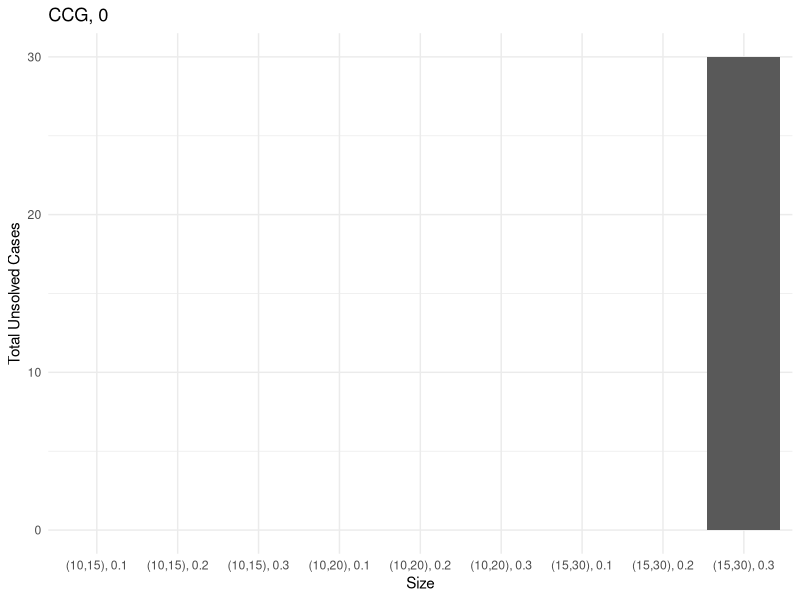
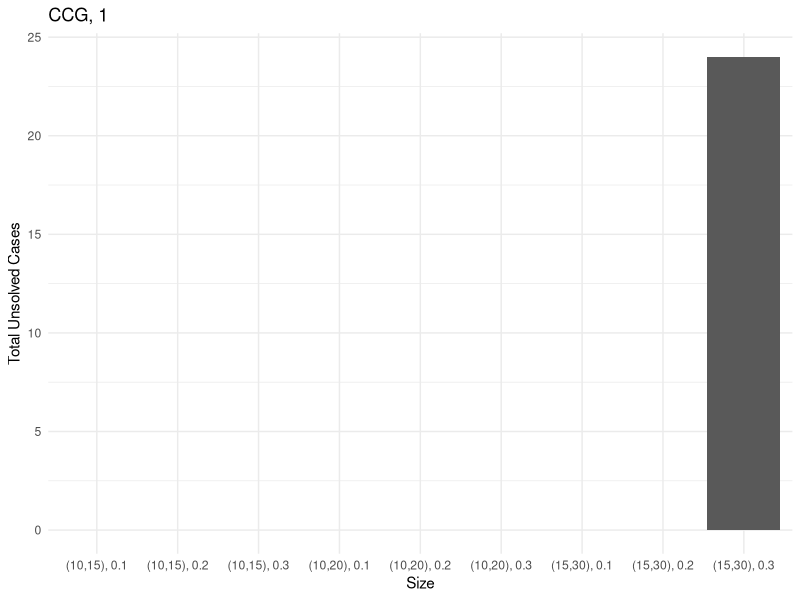
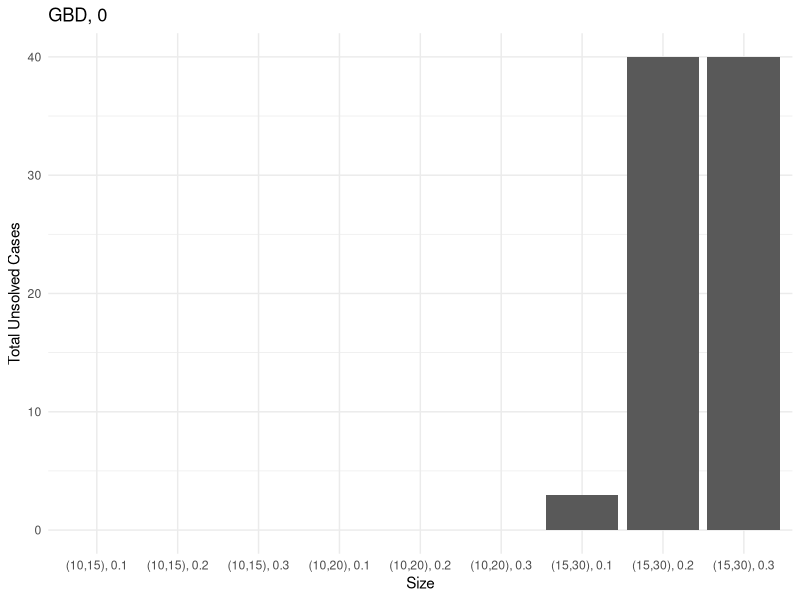
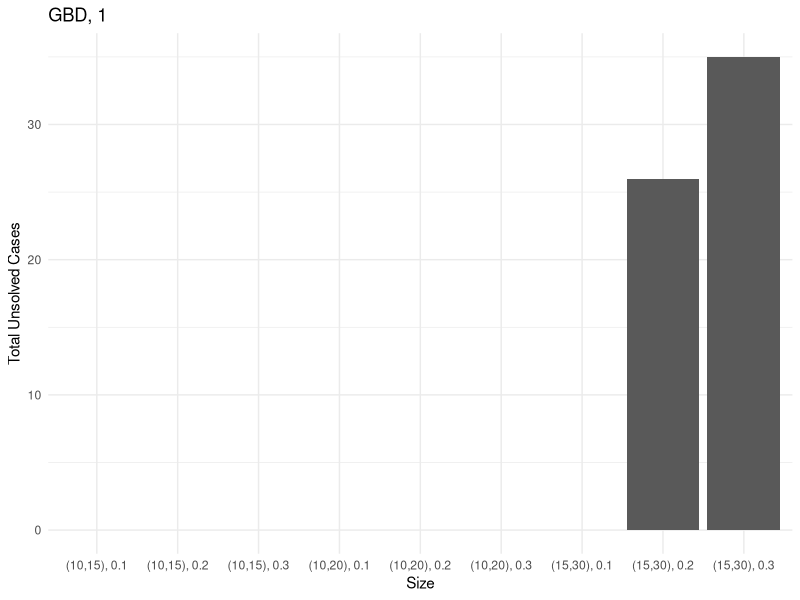
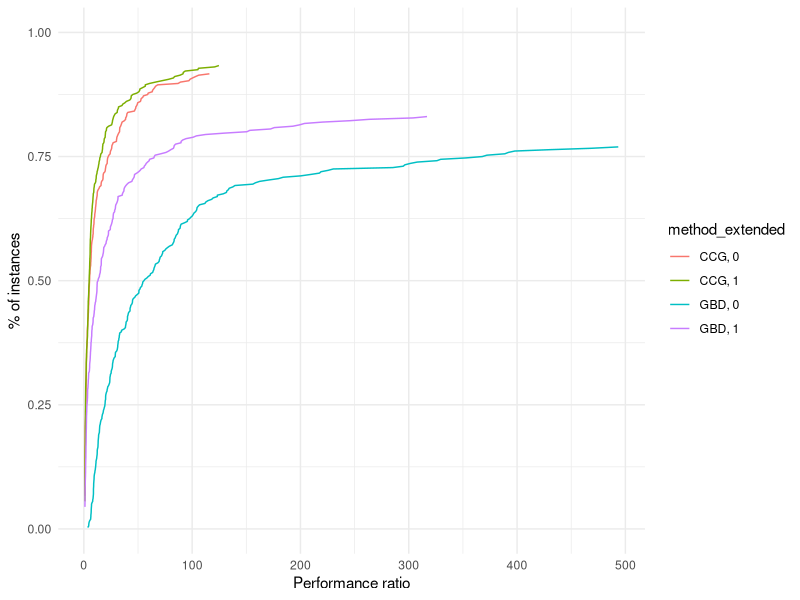
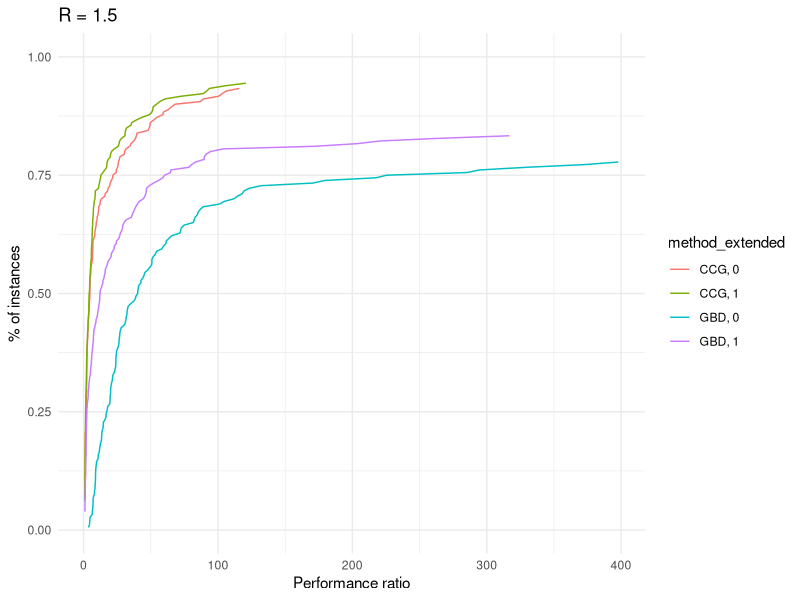
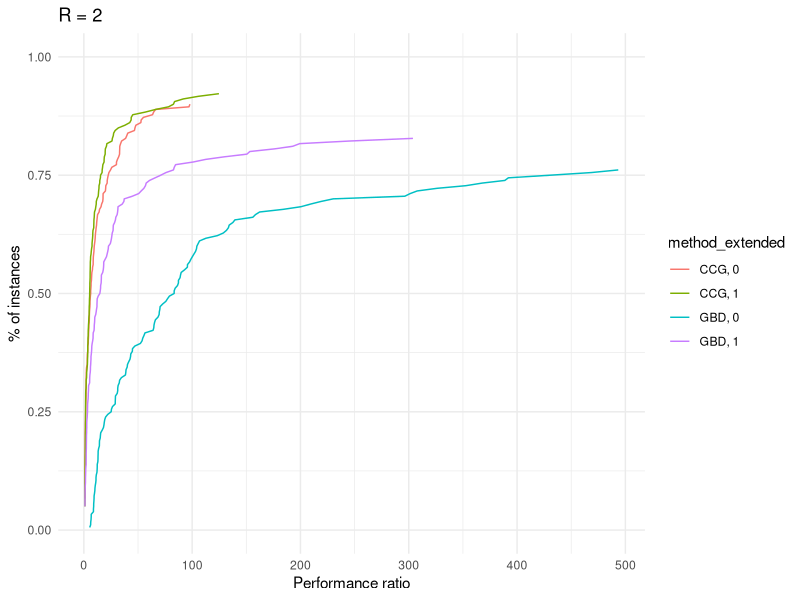
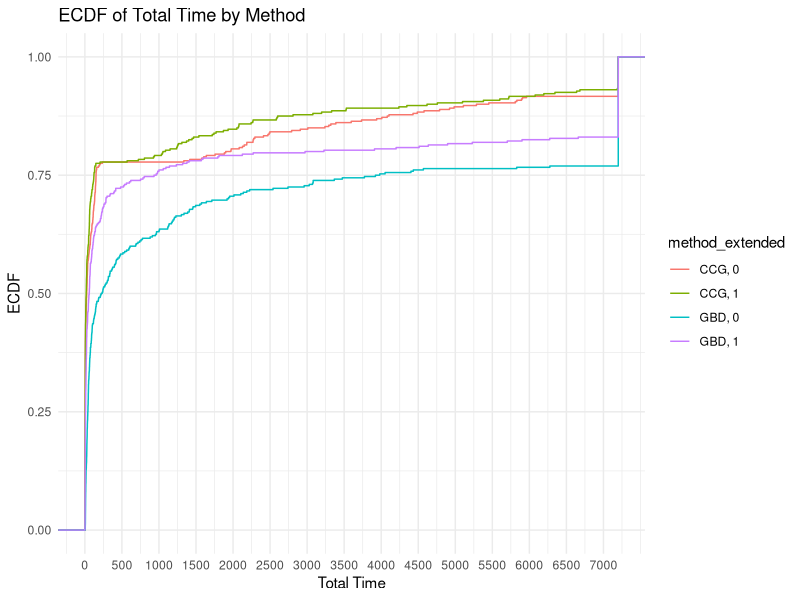

These charts were generated, in order, by the following R code:
## ---- chunk 1
library(rmarkdown)
library(kableExtra)
library(tidyr)
library(ggplot2)
suppressPackageStartupMessages(library(dplyr))
## ---- chunk 2
results = read.table("./results.csv", header = FALSE, sep = ',')
colnames(results) <- c("tag", "instance", "n_facilities", "n_customers", "Gamma", "deviation", "time_limit", "method", "use_heuristic", "total_time", "master_time", "separation_time", "best_bound", "iteration_count", "fail")
results$tag = NULL
## ---- chunk 3
sum(results$fail)
## ---- chunk 4
results$p = results$Gamma / results$n_customers
results$p = ceiling(results$p / .05) * .05
## ---- chunk 5
results = results %>%
  mutate(
    ratio_demand_capacity = as.integer(sub('.*instance_F\\d+_C\\d+_R(\\d+)__\\d+\\.txt', '\\1', instance))
  )

results$size = paste0("(", results$n_facilities, ",", results$n_customers, "), ", results$p)
## ---- chunk 6
results$method_extended = paste0(results$method, ", ", results$use_heuristic)
## ---- chunk 7
time_limit = 7200

results$unsolved = results$total_time >= time_limit | results$fail
## ---- chunk 8
paged_table(results)
## ---- chunk 9
for (method in unique(results$method_extended)) {
  
  # Sum of unsolved cases for each size
  sum_unsolved = results[results$method_extended == method,] %>% group_by(size) %>% summarise(total_unsolved = sum(unsolved))
  
  # Create a bar plot
  p = ggplot(sum_unsolved, aes(x = size, y = total_unsolved)) +
    geom_bar(stat = "identity") +
    labs(x = "Size", y = "Total Unsolved Cases", title = method) +
    theme_minimal()

  ggsave(paste0("unsolved_", method, ".pdf"), plot = p, width = 10, height = 6)
  
  print(p)
}
## ---- chunk 10
add_performance_ratio = function(dataset, 
                                 criterion_column = "total_time",
                                 unsolved_column = "unsolved",
                                 instance_column = "instance",
                                 solver_column = "solver",
                                 output_column = "performance_ratio") {
  
  # Compute best score for each instance
  best = dataset %>%
    group_by(!!sym(instance_column)) %>%
    mutate(best_solver = min(!!sym(criterion_column)))
  
  # Compute performance ratio for each instance and solver
  result = best %>%
    group_by(!!sym(instance_column), !!sym(solver_column)) %>%
    mutate(!!sym(output_column) := !!sym(criterion_column) / best_solver) %>%
    ungroup()
  
  if (sum(result[,unsolved_column]) > 0) {
    result[result[,unsolved_column] == TRUE,output_column] = max(result[,output_column])
  }

  return (result)
}

plot_performance_profile = function(dataset,
                                    criterion_column,
                                    unsolved_column = "unsolved",
                                    instance_column = "instance",
                                    solver_column = "solver"
                                    ) {
  
  dataset_with_performance_ratios = add_performance_ratio(dataset,
                                                          criterion_column = criterion_column,
                                                          instance_column = instance_column,
                                                          solver_column = solver_column,
                                                          unsolved_column = unsolved_column)
  
  solved_dataset_with_performance_ratios = dataset_with_performance_ratios[!dataset_with_performance_ratios[,unsolved_column],]
  
  compute_performance_profile_point = function(method, data) {
    
    performance_ratios = solved_dataset_with_performance_ratios[solved_dataset_with_performance_ratios[,solver_column] == method,]$performance_ratio
    
    unscaled_performance_profile_point = ecdf(performance_ratios)(data)
    
    n_instances = sum(dataset[,solver_column] == method)
    n_solved_instances = sum(dataset[,solver_column] == method & !dataset[,unsolved_column])
    
    return( unscaled_performance_profile_point * n_solved_instances / n_instances )
  }
  
  perf = solved_dataset_with_performance_ratios %>%
    group_by(!!sym(solver_column)) %>%
    mutate(performance_profile_point = compute_performance_profile_point(unique(!!sym(solver_column)), performance_ratio))
  
  result = ggplot(data = perf, aes(x = performance_ratio, y = performance_profile_point, color = !!sym(solver_column))) +
              geom_line()
  
  return (result)
}

## ---- chunk 11
performance_profile = plot_performance_profile(results, criterion_column = "total_time", solver_column = "method_extended") +
  labs(x = "Performance ratio", y = "% of instances") +
  scale_y_continuous(limits = c(0, 1)) +
  theme_minimal()
print(performance_profile)
ggsave("performance_profile.pdf", plot = performance_profile)
## ---- chunk 12
for (ratio in unique(results$ratio_demand_capacity)) {
  
  p = plot_performance_profile(results[results$ratio_demand_capacity == ratio,], criterion_column = "total_time", solver_column = "method_extended") +
    labs(x = "Performance ratio", y = "% of instances", title = paste0("R = ", ratio / 1000)) +
    scale_y_continuous(limits = c(0, 1)) +
    theme_minimal()
  
  print(p)
}
## ---- chunk 13
ggplot(results, aes(x = total_time, color = method_extended)) +
  stat_ecdf(geom = "step") +
  xlab("Total Time") +
  ylab("ECDF") +
  labs(title = "ECDF of Total Time by Method")  +
  scale_x_continuous(breaks = seq(0, max(results$total_time), by = 500), labels = seq(0, max(results$total_time), by = 500)) +
  theme_minimal()
## ---- chunk 14
results_solved = results %>%
  filter(total_time < 7200) %>%
  group_by(method_extended, n_facilities, n_customers, p, deviation) %>%
  summarize(
    solved = n(),
    total_time = mean(total_time),
    master_time = mean(master_time),
    separation_time = mean(separation_time),
    solved_iteration_count = mean(iteration_count),
    .groups = "drop"
  ) %>%
  ungroup()
## ---- chunk 15
results_unsolved <- results %>%
  filter(total_time >= 7200) %>%
  group_by(method_extended, n_facilities, n_customers, p, deviation) %>%
  summarize(
    unsolved = n(),
    unsolved_iteration_count = mean(iteration_count),
    .groups = "drop"
  ) %>%
  ungroup()
## ---- chunk 16
final_result <- merge(results_solved, results_unsolved, by = c("method_extended", "n_facilities", "n_customers", "p", "deviation"), all = TRUE)
## ---- chunk 17
final_result[is.na(final_result)] = 0
## ---- chunk 18
knitr::kable(final_result, 
               digits = c(0, 0, 0, 2, 2, 0, 2, 2, 2, 2, 0, 2), 
               col.names = c("Method", "|V_1|", "|V_2|", "p", "dev", "Count", "Total", "Master", "Sepatation", "# Iter", "Count", "# Iter"),
               caption = "Summary table"
             ) %>%
      kable_classic() %>%
      add_header_above(c(" " = 5, "Solved instances" = 5, "Unsolved instances" = 2)
)
## ---- chunk 19
for (method in unique(results$method_extended)) {
  
  p = ggplot(results[results$method_extended == method & results$total_time < time_limit,], aes(x = iteration_count)) +
    geom_bar() +
    labs(
      title = method,
      x = "Number of iterations",
      y = "Number of instances"
    ) +
    theme_minimal()
    
  print(p) 
}
## ---- chunk 20
subset = results[results$n_facilities == 15 & results$p > .25,]
## ---- chunk 21
filtered_subset = subset %>%
  group_by(instance) %>%
  filter(any(iteration_count < 1))

ggplot(filtered_subset, aes(x = method, y = master_time)) +
  geom_boxplot() +
  labs(x = "Method", y = "Master time") +
  theme_minimal()

ggplot(filtered_subset, aes(x = method, y = separation_time)) +
  geom_boxplot() +
  labs(x = "Method", y = "Separation time") +
  theme_minimal()
## ---- chunk 22
for (method in unique(subset$method_extended)) {
  
  p = ggplot(subset[subset$method_extended == method,], aes(x = iteration_count)) +
    geom_bar() +
    labs(
      title = method,
      x = "Number of iterations",
      y = "Number of instances"
    ) +
    theme_minimal()
    
  print(p) 
}
## ---- chunk 23
static = read.table("./static-flp-results.csv", header = FALSE, sep = ',')
colnames(static) <- c("tag", "instance", "n_facilities", "n_customers", "Gamma", "deviation", "time_limit", "method", "use_heuristic", "total_time", "master_time", "separation_time", "best_bound", "iteration_count", "fail")
static$tag = NULL 
## ---- chunk 24
columns_to_keep = c("instance", "Gamma", "deviation", "n_facilities", "n_customers", "method", "total_time", "best_bound")
ccg = results %>% filter(method == "CCG", use_heuristic == 0) %>% select(columns_to_keep, "p")
static = static %>% select(columns_to_keep)

merged_df = merge(ccg, static,
                   by = c("instance", "Gamma", "deviation"), 
                   all = TRUE,
                   suffixes = c(".ccg", ".static"))
## ---- chunk 25
both_have_bound = merged_df %>% 
  filter(!is.na(best_bound.ccg), !is.na(best_bound.static)) %>%
  mutate(gap = (best_bound.static - best_bound.ccg) / (1e-10 + abs(best_bound.static)))

both_have_bound_and_within_time_limit = both_have_bound %>% filter(total_time.ccg < time_limit, total_time.static < time_limit)
both_have_bound_and_time_out = both_have_bound %>% filter(total_time.ccg >= time_limit | total_time.static >= time_limit)


ggplot(both_have_bound, aes(x = gap)) +
  stat_ecdf(geom = "step") +
  labs(title = "ECDF of Gaps",
       x = "Gap when both have bounds ((static - ccg) / |static|)",
       y = "ECDF") +
  theme_minimal()

## ---- chunk 26
library(dplyr)
library(tidyr)
library(knitr)
library(kableExtra)

# 1. Compute summary
summary_table <- merged_df %>%
  mutate(
    gap = (best_bound.static - best_bound.ccg) / (1e-10 + abs(best_bound.static)) * 100,
    time_status = ifelse(total_time.ccg < time_limit, "within_time", "timed_out")
  ) %>%
  group_by(n_facilities.ccg, n_customers.ccg, p, deviation, time_status) %>%
  summarise(
    n_instances = length(best_bound.static),
    n_missing_static = sum(is.na(best_bound.static)),
    avg_gap = ifelse(sum(!is.na(best_bound.static)) > 0, 
                 mean(gap[!is.na(best_bound.static)]), 
                 NA),
    .groups = "drop"
  )

# 2. Pivot wider
summary_wide <- summary_table %>%
  pivot_wider(
    names_from = time_status,
    values_from = c(n_instances, n_missing_static, avg_gap),
    names_glue = "{time_status}_{.value}"
  ) %>%
  arrange(n_facilities.ccg, n_customers.ccg, p, deviation)

summary_wide = summary_wide %>% select(n_facilities.ccg, n_customers.ccg, p, deviation, within_time_n_instances, within_time_n_missing_static, within_time_avg_gap, timed_out_n_instances, timed_out_n_missing_static, timed_out_avg_gap)
# 3. Pretty table with exact column names
kable(summary_wide, "html", digits = 4, escape = FALSE, col.names = c(
  "|V_1|", "|V_2|", "p", "dev",
  "n_instances", "n_static_is_infeasible", "avg_gap (%)",
  "n_instances", "n_static_is_infeasible", "avg_gap (%)"
)) %>%
  kable_styling(full_width = FALSE, position = "center") %>%
  add_header_above(c(" " = 4, "Solved by CCG" = 3, "Time out" = 3))
